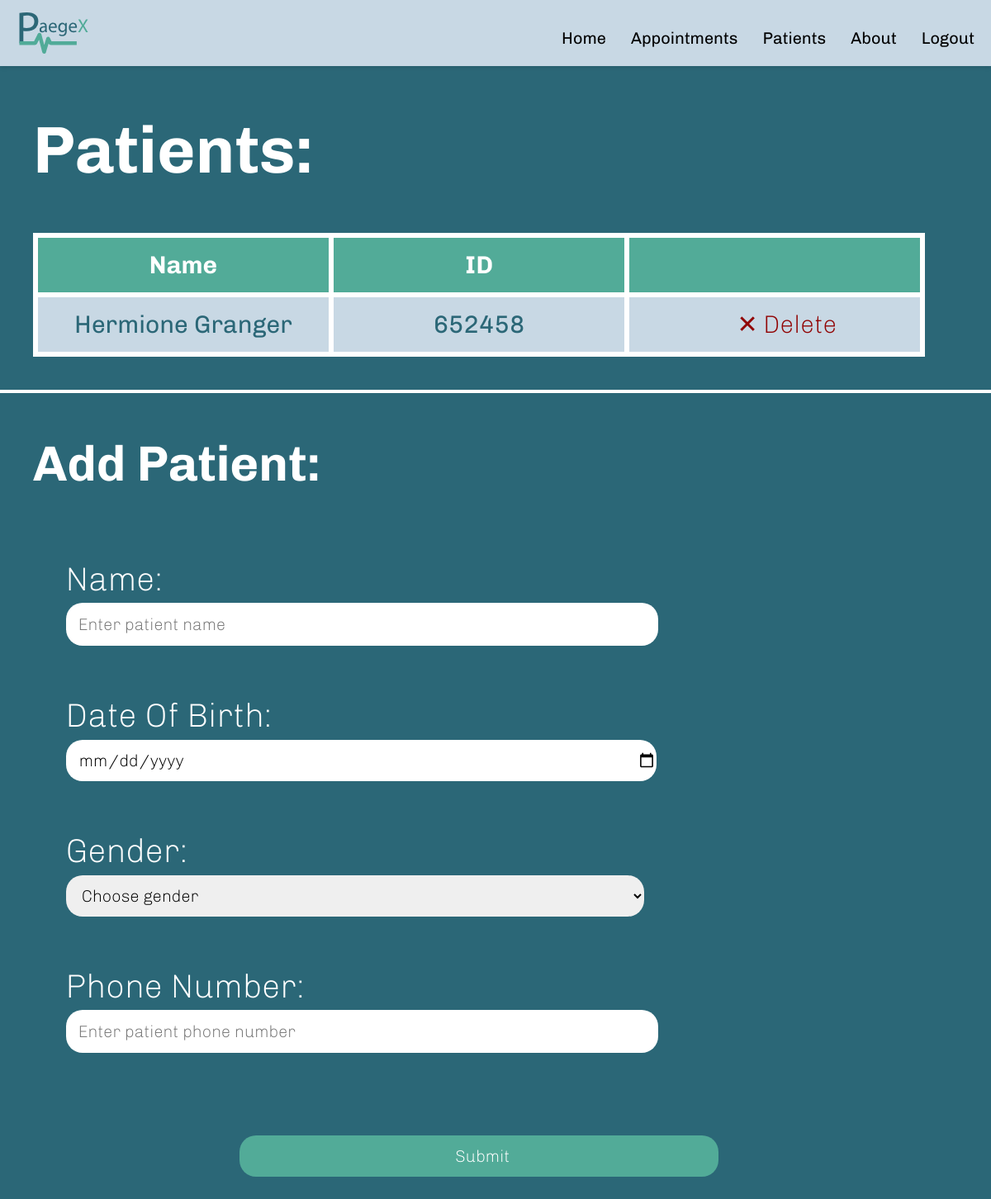
Page /patients/ (signed in) on the earlier database version.
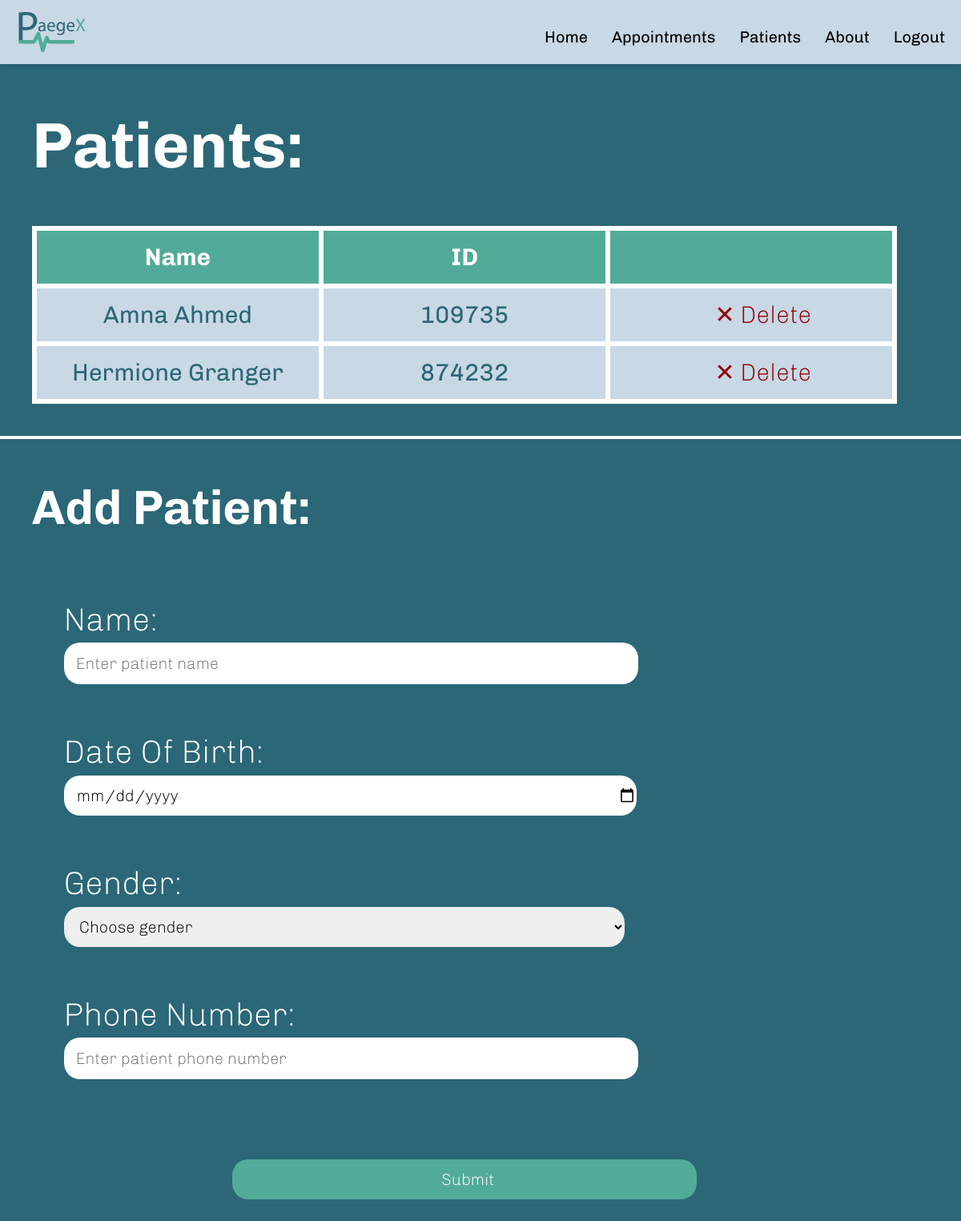
Same page on the later database version.
### appointments/models.py (models this page shows, shortened)
class Patient(models.Model):
    user = models.ForeignKey(User, on_delete=models.SET_NULL, null=True, blank=True)
    name = models.CharField(max_length=64)
    id = models.BigAutoField(primary_key=True)
    dateOfBirth = models.DateField(default=timezone.localdate)
    gender = models.CharField(max_length=64, default="")
    phone = models.CharField(max_length=20, default="")
    notes = models.CharField(max_length=1000, default="")

### patients/views.py (the view)
# urls.py: path("", views.appointmentIndex, name="appointmentIndex"),
@login_required(login_url='loginPage')
def appointmentIndex(request):
    user = request.user
    return render(request, "patients/appointmentIndex.html", {
        "appointments": Appointment.objects.filter(patient__user = user),
        "patients": Patient.objects.filter(user = user)
    })

### patients/templates/patients/appointmentIndex.html (shortened to what this page needs)
{% extends "users/layoutMenu.html" %}
{% block body %}
    <h1>Patients:</h1>
    {% if not patients %}
        <h2 class="textMessage">No Patient Records. Try adding one below</h2>
    {% else %}
        <table>
            <thead>
                <tr>
                    <th>Name</th>
                    <th>ID</th>
                    <th></th>
                </tr>
            </thead>
            <tbody>
                {% for patient in patients %}
                    <tr>
                        <td>
                            <a href="{% url 'patient' patient.id %}">
                                {{patient.name}}
                            </a>
                        </td>
                        <td>
                            <a href="{% url 'patient' patient.id %}">
                                {{patient.id}}
                            </a>
                        </td>
                        <td>
                            <a href="{% url 'removePatient' patient.id %}" class="deleteButton">
                                &#x2715; Delete
                            </a>
                        </td>
                    </tr>
                {% endfor %}
            </tbody>
        </table>
    {% endif %}
    <hr>
    <h2>Add Patient:</h2>
    <form action = "{% url 'addPatient' %}" method="POST">
        <div class="addForm">
            Name:<br>
            <input type="text" name="patientName" placeholder="Enter patient name" required>
        </div>
        <div class="addForm">
            Date Of Birth:<br>
            <input type="date" name="patientDOB" placeholder="Enter patient Date Of Birth" required>
        </div>
        <div class="addForm">
            Gender:<br>
            <select type="date" name="patientGender" placeholder="Gender" required>
                <option value="" disabled selected hidden>Choose gender</option>
            </select>
        </div>
        <div class="addForm">
            Phone Number:<br>
            <input type="tel" name="patientTel" placeholder="Enter patient phone number" pattern="[0-9]*" required>
        </div>
        <div class = "submitWrapper">
            <input type="submit" class="submitButton">
        </div>
    </form>
{% endblock %}

### users/templates/users/layoutMenu.html (shortened to what this page needs)
<!DOCTYPE html>
<html lang="en">
<link rel="stylesheet" href="/static/styles.css">
    <body>
    {% if user.is_authenticated %}
        <header>
            <div class="container">
                <img src="/static/Paegex.svg" class="logo" style="width: 90px;"/>
                <nav>
                    <ul>
                        <li><a href="{% url 'home' %}">Home</a></li>
                        <li><a href="{% url 'index' %}">Appointments</a></li>
                        <li><a href="{% url 'appointmentIndex' %}">Patients</a></li>
                        <li><a href="{% url 'about' %}">About</a></li>
                        <li><a href="{% url 'logoutPage' %}">Logout</a></li>
                    </ul>
                </nav>
            </div>
        </header>
    {% endif %}
        {% block body %}
        {% endblock %}
    </body>
</html>

### assets/styles.css (style rules this page uses)
html, body { max-width: 100%; overflow-x: hidden; }
body { font-family: Chivo, sans-serif; font-weight: 200; font-size: 40px; margin: 0px; padding: 0px; }
body li { margin-left: 70px; }
body h1 { margin-left: 40px; color: #ffffff; }
thead { background-color: #52ab98; }
tbody tr { background-color: #c8d8e4; }
table { font-size: 30px; width: 90%; table-layout: fixed; border-collapse: collapse; margin: 40px 40px 40px 40px; overflow: hidden; border-radius: 0; }
table th, td { padding: 15px; text-align: center; border: 6px solid #ffffff; overflow: hidden; }
body { font-family: Chivo, sans-serif; font-weight: 200; font-size: 40px; margin: 0px; padding: 0px; background-color: #2b6777; color: white; }
.container { background-color: #c8d8e4; box-sizing: border-box; width: 100%; position: relative; display: flex; align-items: center; justify-content: space-between; height: 100%; padding: 0 20px; max-width: 100%; }
header { background: white; box-shadow: 0 2px 5px rgba(0,0,0,0.1); position: relative; height: 80px; width: 100%; }
header::after { content:''; display: table; clear: both; }
.logo { height: 50px; width: auto; display: block; }
nav { margin-left: auto; }
nav ul { margin: 0; padding: 0; list-style: none; display: flex; align-items: center; }
nav li { margin-left: 30px; padding: 0; }
nav a { color: black; text-decoration: none; font-size: 20px; font-weight: normal; font-family:Chivo, sans-serif; }
table a { text-decoration: none; color: #2b6777; font-weight: normal; font-size: 30px; display: block; }
select, input, button { height: 50px; width: calc(100% - 80px); max-width: 700px; font-weight: lighter; font-size: 20px; border-radius: 20px; padding-left: 15px; outline: none; border: none; font-family: Chivo, sans-serif; }
.submitButton { width: 50%; margin-top: 40px; margin-bottom: 40px; background-color: #52ab98; color: white; margin-left: auto; margin-right: auto; }
.submitWrapper { display: flex; justify-content: center; padding-top: 30px; padding-bottom: 30px; padding-right: 40px; }
hr { color: white; border: 2px solid white; }
body h2 { margin-left: 40px; color: #ffffff; }
nav a::after { content: ''; display: block; height: 3px; margin-left: 10%; margin-right: 10%; background-color: #52ab98; width: 0%; transition: all ease-in-out 200ms; }
.deleteButton { color: rgb(145, 4, 4); margin-left: 30px; font-size: 30px; font-weight: 100; text-decoration: none; }
.addForm { padding-left: 80px; padding-top: 30px; padding-bottom: 30px; padding-right: 40px; width: 80%; }

Differences in the rows shown:
removed Patient: name "Hermione Granger", id "652458"
added Patient: name "Amna Ahmed", id "109735"
added Patient: name "Hermione Granger", id "874232"
